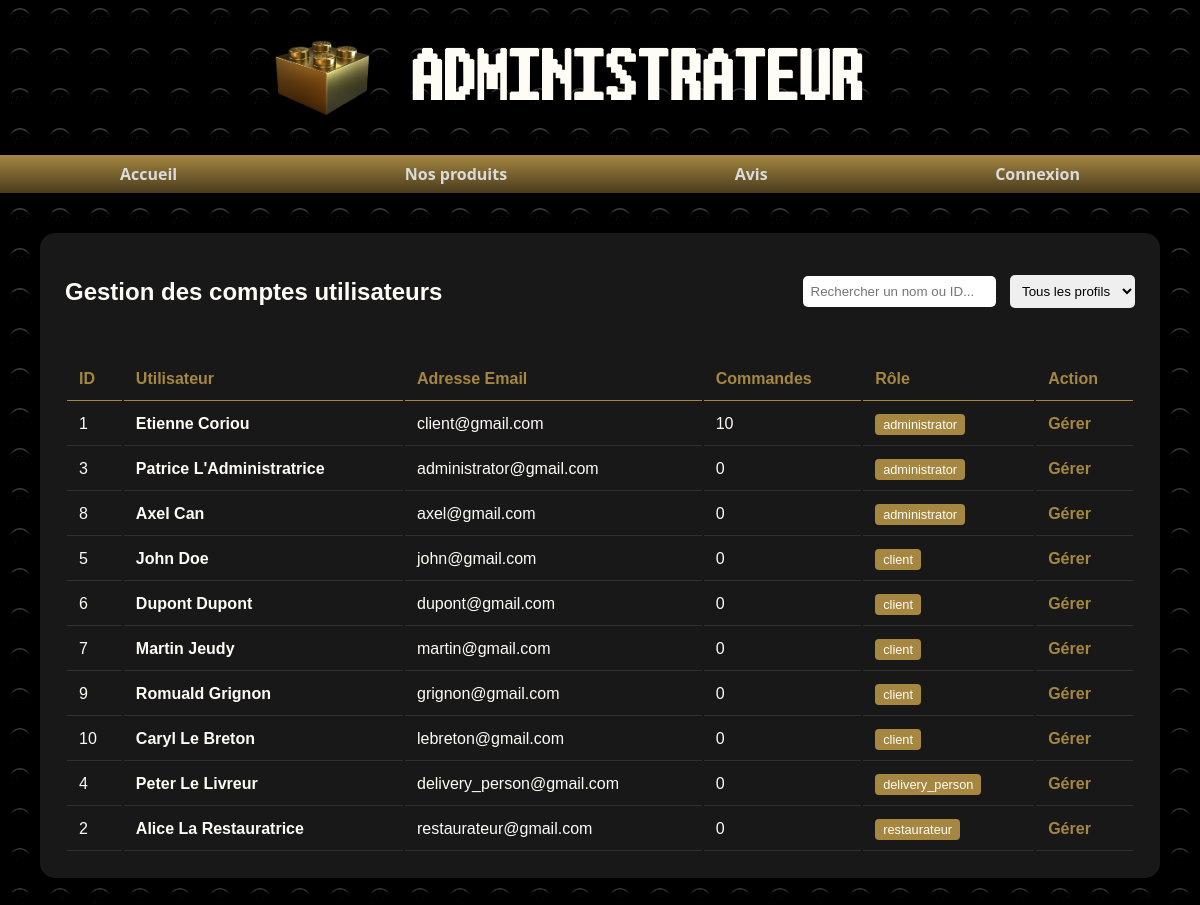
The app's page /admin.php with its own data.
### tables this page shows
CREATE TABLE users (
    id INT PRIMARY KEY AUTO_INCREMENT,
    email VARCHAR(255) UNIQUE NOT NULL,
    password_hash VARCHAR(255) NOT NULL,
    first_name VARCHAR(255),
    last_name VARCHAR(255),
    role_id INT NOT NULL,
    phone VARCHAR(20),
    birth_date DATE,
    inscription_date DATETIME,
    last_connection DATETIME,
    street_nb INT,
    street_nb_suf VARCHAR(3),
    street VARCHAR(50),
    town VARCHAR(50),
    zip_code INT,
    intercom_code VARCHAR(50),
    FOREIGN KEY(role_id) REFERENCES role(id)
);

CREATE TABLE role (
    id INT PRIMARY KEY AUTO_INCREMENT,
    name VARCHAR(15) UNIQUE NOT NULL
);

### admin.php (the view, shortened to what this page needs)
<?php
include_once 'db_connect.php';
$stmt = $pdo->prepare("SELECT u.id, u.email, u.first_name, u.last_name, r.name as role, COALESCE(m.quantity, 0) as quantity FROM users u JOIN role r ON u.role_id = r.id LEFT JOIN cart c ON u.id = c.user_id LEFT JOIN cart_menu m ON c.id = m.cart_id");
$stmt->execute();
$users_data = $stmt->fetchAll();
?>
<!DOCTYPE html>
<html lang="fr">
<head>
    <link rel="stylesheet" href="style.css">
    <link rel="stylesheet" href="admin.css">
</head>
<body>
    <header>
        <div id="main-header">
            <img id="logo" src="./images/LOGO.png" alt="Logo">
            <h1>ADMINISTRATEUR</h1>
            <video class="video-background" autoplay muted loop>
                <source src="./images/header_background.mp4" type="video/mp4">
            </video>
        </div>
        <section id="navbar-header">
            <a href="index.php" class="navbarbutton">Accueil</a>
            <a href="presentation.php" class="navbarbutton">Nos produits</a>
            <a href="avis.php" class="navbarbutton">Avis</a>
            <?php if (isset($_SESSION['user'])): ?>
                <a href="profile.php" class="navbarbutton">Mon Profil</a>
            <?php if ($_SESSION['user']['role'] === 'administrator'): ?>
                <a href="admin.php" class="navbarbutton">Panel Admin</a>
            <?php elseif ($_SESSION['user']['role'] === 'restaurateur'): ?>
                <a href="restaurateur.php" class="navbarbutton">Gestion Commandes</a>
            <?php elseif ($_SESSION['user']['role'] === 'delivery_person'): ?>
                <a href="delivery.php" class="navbarbutton">Mes Livraisons</a>
            <?php endif; ?>
            <a href="logout.php" class="navbarbutton alert">Déconnexion</a>
            <?php else: ?>
                <a href="login.php" class="navbarbutton">Connexion</a>
            <?php endif; ?>
        </section>
    </header>
    <main class="admin-main">
        <div class="panel">
            <div class="panel-header">
                <h2>Gestion des comptes utilisateurs</h2>
                <div class="controls">
                    <input type="text" placeholder="Rechercher un nom ou ID..." class="search-bar">
                    <select class="filter-select">
                        <option>Tous les profils</option>
                    </select>
                </div>
            </div>
            <table class="admin-table">
                <thead>
                    <tr>
                        <th>ID</th>
                        <th>Utilisateur</th>
                        <th>Adresse Email</th>
                        <th>Commandes</th> <th>Rôle</th>
                        <th>Action</th>
                    </tr>
                </thead>
                <tbody>
                    <?php
                    foreach($users_data as $user_data) {
                        echo '<tr>
                            <td>'. $user_data['id'] .'</td>
                            <td><strong>'. $user_data['first_name'] .' '. $user_data['last_name'] .'</strong></td>
                            <td>'. $user_data['email'] .'</td>
                            <td>'. $user_data['quantity'] .'</td>
                            <td><span class="tag gold">'. $user_data['role'] .'</span></td>
                            <td><a href="profile.php" class="action-link">Gérer</a></td>
                        </tr>';
                    }
                    ?>
                </tbody>
            </table>
        </div>
    </main>
</body>
</html>

### style.css (style rules this page uses)
:root { --navbartext: #dbdbdb; --gold: linear-gradient(#a58741, #4a3c1d); --solid-gold: #a58741; --solid-dark-gold: #4a3c1d; --offwhite: #fffcf5; --darkgray: #181818; --input-color: #ffffff0d; --red: #e53935; --darkred: #b32c29; }
body { margin: 0; font-family: Impact, Haettenschweiler, 'Arial Narrow Bold', sans-serif; background-image: url('images/background.png'); color: var(--offwhite); }
h1 { font-family: 'Brix', sans-serif; }
h2 { color: var(--offwhite); text-align: center; }
#main-header { display: flex; position: relative; align-items: center; justify-content: center; width: 100%; padding-inline: clamp(10px, 3vw, 30px); gap: 12px; box-sizing: border-box; }
#main-header h1 { text-align: left; margin-right: clamp(20px, 9vw, 90px); }
#navbar-header { padding: 8px clamp(10px, 10vw, 150px); background: var(--gold); display: flex; flex-direction: row; justify-content: space-between; align-items: center; }
#logo { height: clamp(40px, 8vw, 78px); width: auto; z-index: 1; filter: drop-shadow(1px 0px 5px rgba(0, 0, 0, 0.5)); }
.navbarbutton { position: relative; text-decoration: none; font-family:'Segoe UI', Tahoma, Geneva, Verdana, sans-serif; font-weight: bold; color: var(--navbartext); }
.navbarbutton::after { content: ""; position: absolute; left: 0; bottom: -2px; width: 100%; height: 1px; background: var(--navbartext); transform: scaleX(0); transform-origin: center; transition: 0.3s; }
h1 { font-size: clamp(1rem, 5vw, 50px); white-space: nowrap; padding-top: 15px; filter: drop-shadow(1px 0px 5px rgba(0, 0, 0, 0.2)); position: relative; z-index: 1; text-align: center; }
.video-background { position: absolute; width: 100%; height: 100%; object-fit: cover; z-index: 0; filter: brightness(30%); }

### admin.css (style rules this page uses)
.admin-main { padding: 40px; }
.panel { background: var(--darkgray); border: 0px; border-radius: 15px; padding: 25px; }
.panel-header { display: flex; justify-content: space-between; align-items: center; margin-bottom: 20px; border: 0px; padding-bottom: 10px; }
.search-bar, .filter-select { padding: 8px; border-radius: 5px; border: none; margin-left: 10px; }
.admin-table { width: 100%; margin-top: 10px; }
.admin-table th { color: var(--solid-gold); text-align: left; padding: 12px; border-bottom: 1px solid var(--solid-gold); }
.admin-table td { padding: 12px; color: var(--offwhite); border-bottom: 1px solid rgba(255, 255, 255, 0.1); }
.tag { padding: 3px 8px; border-radius: 4px; font-size: 0.8rem; background: var(--darkgray); }
.tag.gold { background: var(--solid-gold); }
.action-link { color: var(--solid-gold); text-decoration: none; font-weight: bold; }

### records on screen
users: id "1", first_name "Etienne", last_name "Coriou", email "client@gmail.com", quantity "10", role.name "administrator"
users: id "3", first_name "Patrice", last_name "L'Administratrice", email "administrator@gmail.com", quantity "0", role.name "administrator"
users: id "8", first_name "Axel", last_name "Can", email "axel@gmail.com", quantity "0", role.name "administrator"
users: id "5", first_name "John", last_name "Doe", email "john@gmail.com", quantity "0", role.name "client"
users: id "6", first_name "Dupont", last_name "Dupont", email "dupont@gmail.com", quantity "0", role.name "client"
users: id "7", first_name "Martin", last_name "Jeudy", email "martin@gmail.com", quantity "0", role.name "client"
users: id "9", first_name "Romuald", last_name "Grignon", email "grignon@gmail.com", quantity "0", role.name "client"
users: id "10", first_name "Caryl", last_name "Le Breton", email "lebreton@gmail.com", quantity "0", role.name "client"
users: id "4", first_name "Peter", last_name "Le Livreur", email "delivery_person@gmail.com", quantity "0", role.name "delivery_person"
users: id "2", first_name "Alice", last_name "La Restauratrice", email "restaurateur@gmail.com", quantity "0", role.name "restaurateur"
